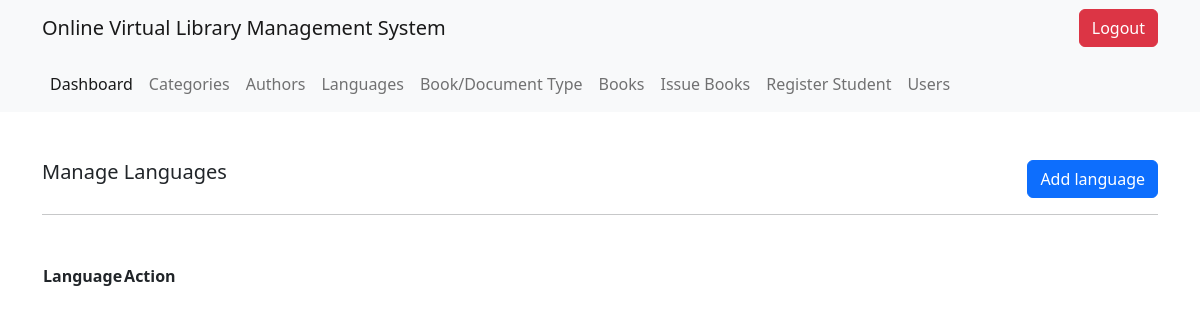
/languages/ (signed in), run on an earlier commit of the app's database.
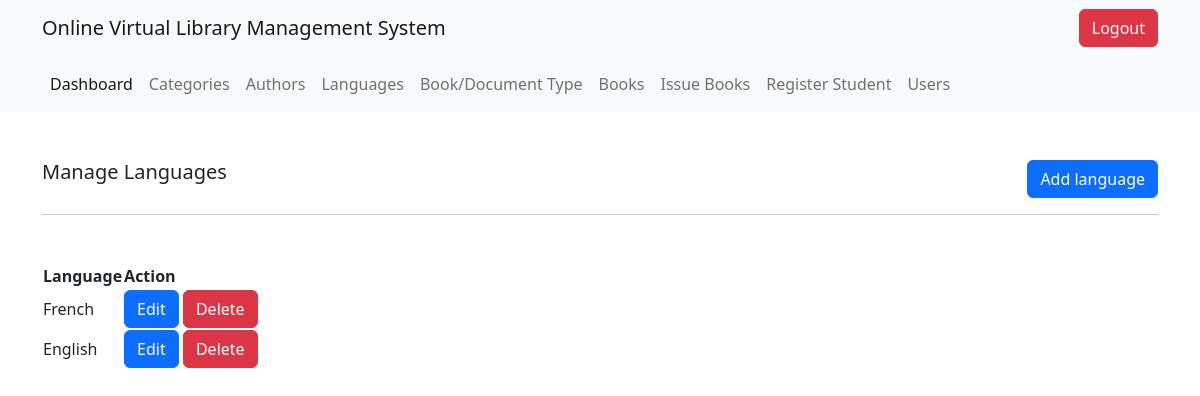
And on a later commit of the database.
### v_library/models.py (models this page shows, shortened)
class Language(models.Model):
    language = models.CharField(max_length=300)

### v_library/decorators.py (the view)
        def wrapper_func(request, *args, **kwargs):
            user = None
            if request.user.is_staff:
                user = 'staff'
            else :
                user = 'student'
            print(user)
            if user in allowed_roles:
                return view_func(request,*args, **kwargs)
            else:
                return HttpResponse('Access restricted')

### v_library/views.py (called while the page is built)
@login_required
@allowed_users(allowed_roles = ['staff'])
def languages(request):
    languages = Language.objects.all()
    context = {
        'languages': languages
    }
    return render(request, 'v_library/languages.html', context)

### v_library/templates/v_library/languages.html
{% extends 'v_library/root.html' %}
{% block content %}
<div class="container">
    <div class="d-flex justify-content-between mt-5">
        <h5 class="">Manage Languages</h5>
        <a href="{% url 'add_language' %}" class="btn btn-primary inline-block">Add language</a>
    </div>
    <hr>
</div>
<div class="container mt-5">
    <table class="table_id display" >
        <thead>
            <tr>
                <th>Language</th>
                <th>Action</th>
            </tr>
        </thead>
        <tbody>
            {% for language in languages %}
            <tr>
                <td>{{language.language}}</td>
                <td>
                    <a href="{% url 'edit_language' language.id %}" class="btn btn-primary">Edit</a>
                    <a href="{% url 'delete_language' language.id %}" class="btn btn-danger">Delete</a>
                </td>
            </tr>
            {% endfor %}
        </tbody>
    </table>
</div>
{% endblock %}

What changed in the data, as far as the page shows it:
added Language: language "French"
added Language: language "English"
